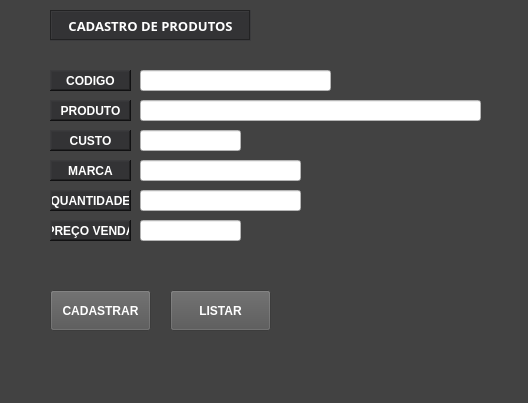
<?xml version="1.0" encoding="UTF-8"?>
<ui version="4.0">
 <class>Cadastro</class>
 <widget class="QMainWindow" name="Cadastro">
  <property name="geometry">
   <rect>
    <x>0</x>
    <y>0</y>
    <width>528</width>
    <height>403</height>
   </rect>
  </property>
  <property name="windowTitle">
   <string>MainWindow</string>
  </property>
  <property name="styleSheet">
   <string notr="true">background-color: rgb(66, 66, 66);</string>
  </property>
  <widget class="QWidget" name="centralwidget">
   <widget class="QLabel" name="label">
    <property name="geometry">
     <rect>
      <x>50</x>
      <y>70</y>
      <width>81</width>
      <height>21</height>
     </rect>
    </property>
    <property name="font">
     <font>
      <family>Arial</family>
      <weight>75</weight>
      <bold>true</bold>
     </font>
    </property>
    <property name="styleSheet">
     <string notr="true">background-color: rgb(51, 51, 53);
color: rgb(255, 255, 255);</string>
    </property>
    <property name="frameShape">
     <enum>QFrame::WinPanel</enum>
    </property>
    <property name="frameShadow">
     <enum>QFrame::Raised</enum>
    </property>
    <property name="text">
     <string>CODIGO</string>
    </property>
    <property name="alignment">
     <set>Qt::AlignCenter</set>
    </property>
   </widget>
   <widget class="QLineEdit" name="lineEdit">
    <property name="geometry">
     <rect>
      <x>140</x>
      <y>70</y>
      <width>191</width>
      <height>21</height>
     </rect>
    </property>
    <property name="font">
     <font>
      <family>Arial</family>
      <pointsize>9</pointsize>
     </font>
    </property>
    <property name="cursor">
     <cursorShape>ArrowCursor</cursorShape>
    </property>
    <property name="styleSheet">
     <string notr="true">background-color: rgb(255, 255, 255);</string>
    </property>
    <property name="inputMask">
     <string/>
    </property>
    <property name="text">
     <string/>
    </property>
   </widget>
   <widget class="QLabel" name="label_2">
    <property name="geometry">
     <rect>
      <x>50</x>
      <y>100</y>
      <width>81</width>
      <height>21</height>
     </rect>
    </property>
    <property name="font">
     <font>
      <family>Arial</family>
      <weight>75</weight>
      <bold>true</bold>
     </font>
    </property>
    <property name="styleSheet">
     <string notr="true">background-color: rgb(51, 51, 53);
color: rgb(255, 255, 255);</string>
    </property>
    <property name="frameShape">
     <enum>QFrame::WinPanel</enum>
    </property>
    <property name="frameShadow">
     <enum>QFrame::Raised</enum>
    </property>
    <property name="text">
     <string>PRODUTO</string>
    </property>
    <property name="alignment">
     <set>Qt::AlignCenter</set>
    </property>
   </widget>
   <widget class="QLineEdit" name="lineEdit_2">
    <property name="geometry">
     <rect>
      <x>140</x>
      <y>100</y>
      <width>341</width>
      <height>21</height>
     </rect>
    </property>
    <property name="font">
     <font>
      <family>Arial</family>
      <pointsize>9</pointsize>
     </font>
    </property>
    <property name="cursor">
     <cursorShape>ArrowCursor</cursorShape>
    </property>
    <property name="styleSheet">
     <string notr="true">background-color: rgb(255, 255, 255);</string>
    </property>
    <property name="inputMask">
     <string/>
    </property>
    <property name="text">
     <string/>
    </property>
   </widget>
   <widget class="QLabel" name="label_3">
    <property name="geometry">
     <rect>
      <x>50</x>
      <y>130</y>
      <width>81</width>
      <height>21</height>
     </rect>
    </property>
    <property name="font">
     <font>
      <family>Arial</family>
      <weight>75</weight>
      <bold>true</bold>
     </font>
    </property>
    <property name="styleSheet">
     <string notr="true">background-color: rgb(51, 51, 53);
color: rgb(255, 255, 255);</string>
    </property>
    <property name="frameShape">
     <enum>QFrame::WinPanel</enum>
    </property>
    <property name="frameShadow">
     <enum>QFrame::Raised</enum>
    </property>
    <property name="text">
     <string>CUSTO</string>
    </property>
    <property name="alignment">
     <set>Qt::AlignCenter</set>
    </property>
   </widget>
   <widget class="QLineEdit" name="lineEdit_3">
    <property name="geometry">
     <rect>
      <x>140</x>
      <y>130</y>
      <width>101</width>
      <height>21</height>
     </rect>
    </property>
    <property name="font">
     <font>
      <family>Arial</family>
      <pointsize>9</pointsize>
     </font>
    </property>
    <property name="cursor">
     <cursorShape>ArrowCursor</cursorShape>
    </property>
    <property name="styleSheet">
     <string notr="true">background-color: rgb(255, 255, 255);</string>
    </property>
    <property name="inputMask">
     <string/>
    </property>
    <property name="text">
     <string/>
    </property>
   </widget>
   <widget class="QLabel" name="label_4">
    <property name="geometry">
     <rect>
      <x>50</x>
      <y>160</y>
      <width>81</width>
      <height>21</height>
     </rect>
    </property>
    <property name="font">
     <font>
      <family>Arial</family>
      <weight>75</weight>
      <bold>true</bold>
     </font>
    </property>
    <property name="styleSheet">
     <string notr="true">background-color: rgb(51, 51, 53);
color: rgb(255, 255, 255);</string>
    </property>
    <property name="frameShape">
     <enum>QFrame::WinPanel</enum>
    </property>
    <property name="frameShadow">
     <enum>QFrame::Raised</enum>
    </property>
    <property name="text">
     <string>MARCA</string>
    </property>
    <property name="alignment">
     <set>Qt::AlignCenter</set>
    </property>
   </widget>
   <widget class="QLabel" name="label_5">
    <property name="geometry">
     <rect>
      <x>50</x>
      <y>190</y>
      <width>81</width>
      <height>21</height>
     </rect>
    </property>
    <property name="font">
     <font>
      <family>Arial</family>
      <weight>75</weight>
      <bold>true</bold>
     </font>
    </property>
    <property name="styleSheet">
     <string notr="true">background-color: rgb(51, 51, 53);
color: rgb(255, 255, 255);</string>
    </property>
    <property name="frameShape">
     <enum>QFrame::WinPanel</enum>
    </property>
    <property name="frameShadow">
     <enum>QFrame::Raised</enum>
    </property>
    <property name="text">
     <string>QUANTIDADE</string>
    </property>
    <property name="alignment">
     <set>Qt::AlignCenter</set>
    </property>
   </widget>
   <widget class="QLineEdit" name="lineEdit_4">
    <property name="geometry">
     <rect>
      <x>140</x>
      <y>160</y>
      <width>161</width>
      <height>21</height>
     </rect>
    </property>
    <property name="font">
     <font>
      <family>Arial</family>
      <pointsize>9</pointsize>
     </font>
    </property>
    <property name="cursor">
     <cursorShape>ArrowCursor</cursorShape>
    </property>
    <property name="styleSheet">
     <string notr="true">background-color: rgb(255, 255, 255);</string>
    </property>
    <property name="inputMask">
     <string/>
    </property>
    <property name="text">
     <string/>
    </property>
   </widget>
   <widget class="QLineEdit" name="lineEdit_5">
    <property name="geometry">
     <rect>
      <x>140</x>
      <y>190</y>
      <width>161</width>
      <height>21</height>
     </rect>
    </property>
    <property name="font">
     <font>
      <family>Arial</family>
      <pointsize>9</pointsize>
     </font>
    </property>
    <property name="cursor">
     <cursorShape>ArrowCursor</cursorShape>
    </property>
    <property name="styleSheet">
     <string notr="true">background-color: rgb(255, 255, 255);</string>
    </property>
    <property name="inputMask">
     <string/>
    </property>
    <property name="text">
     <string/>
    </property>
   </widget>
   <widget class="QLabel" name="label_6">
    <property name="geometry">
     <rect>
      <x>50</x>
      <y>220</y>
      <width>81</width>
      <height>21</height>
     </rect>
    </property>
    <property name="font">
     <font>
      <family>Arial</family>
      <weight>75</weight>
      <bold>true</bold>
     </font>
    </property>
    <property name="styleSheet">
     <string notr="true">background-color: rgb(51, 51, 53);
color: rgb(255, 255, 255);</string>
    </property>
    <property name="frameShape">
     <enum>QFrame::WinPanel</enum>
    </property>
    <property name="frameShadow">
     <enum>QFrame::Raised</enum>
    </property>
    <property name="text">
     <string>PREÇO VENDA</string>
    </property>
    <property name="alignment">
     <set>Qt::AlignCenter</set>
    </property>
   </widget>
   <widget class="QLineEdit" name="lineEdit_6">
    <property name="geometry">
     <rect>
      <x>140</x>
      <y>220</y>
      <width>101</width>
      <height>21</height>
     </rect>
    </property>
    <property name="font">
     <font>
      <family>Arial</family>
      <pointsize>9</pointsize>
     </font>
    </property>
    <property name="cursor">
     <cursorShape>ArrowCursor</cursorShape>
    </property>
    <property name="styleSheet">
     <string notr="true">background-color: rgb(255, 255, 255);</string>
    </property>
    <property name="inputMask">
     <string/>
    </property>
    <property name="text">
     <string/>
    </property>
   </widget>
   <widget class="QLabel" name="label_7">
    <property name="geometry">
     <rect>
      <x>50</x>
      <y>10</y>
      <width>201</width>
      <height>31</height>
     </rect>
    </property>
    <property name="font">
     <font>
      <family>Arial Black</family>
      <pointsize>10</pointsize>
      <weight>75</weight>
      <bold>true</bold>
     </font>
    </property>
    <property name="styleSheet">
     <string notr="true">background-color: rgb(51, 51, 53);
color: rgb(255, 255, 255);</string>
    </property>
    <property name="frameShape">
     <enum>QFrame::Box</enum>
    </property>
    <property name="frameShadow">
     <enum>QFrame::Sunken</enum>
    </property>
    <property name="text">
     <string>CADASTRO DE PRODUTOS</string>
    </property>
    <property name="alignment">
     <set>Qt::AlignCenter</set>
    </property>
    <property name="margin">
     <number>-2</number>
    </property>
   </widget>
   <widget class="QPushButton" name="pushButton">
    <property name="geometry">
     <rect>
      <x>50</x>
      <y>290</y>
      <width>101</width>
      <height>41</height>
     </rect>
    </property>
    <property name="font">
     <font>
      <family>Arial</family>
      <weight>75</weight>
      <bold>true</bold>
     </font>
    </property>
    <property name="styleSheet">
     <string notr="true">color: rgb(255, 255, 255);
background-color: rgb(84, 84, 84);</string>
    </property>
    <property name="text">
     <string>CADASTRAR</string>
    </property>
   </widget>
   <widget class="QPushButton" name="pushButton_2">
    <property name="geometry">
     <rect>
      <x>170</x>
      <y>290</y>
      <width>101</width>
      <height>41</height>
     </rect>
    </property>
    <property name="font">
     <font>
      <family>Arial</family>
      <weight>75</weight>
      <bold>true</bold>
     </font>
    </property>
    <property name="styleSheet">
     <string notr="true">color: rgb(255, 255, 255);
background-color: rgb(84, 84, 84);</string>
    </property>
    <property name="text">
     <string>LISTAR</string>
    </property>
   </widget>
  </widget>
  <widget class="QMenuBar" name="menubar">
   <property name="geometry">
    <rect>
     <x>0</x>
     <y>0</y>
     <width>528</width>
     <height>21</height>
    </rect>
   </property>
  </widget>
  <widget class="QStatusBar" name="statusbar"/>
 </widget>
 <resources/>
 <connections/>
</ui>
